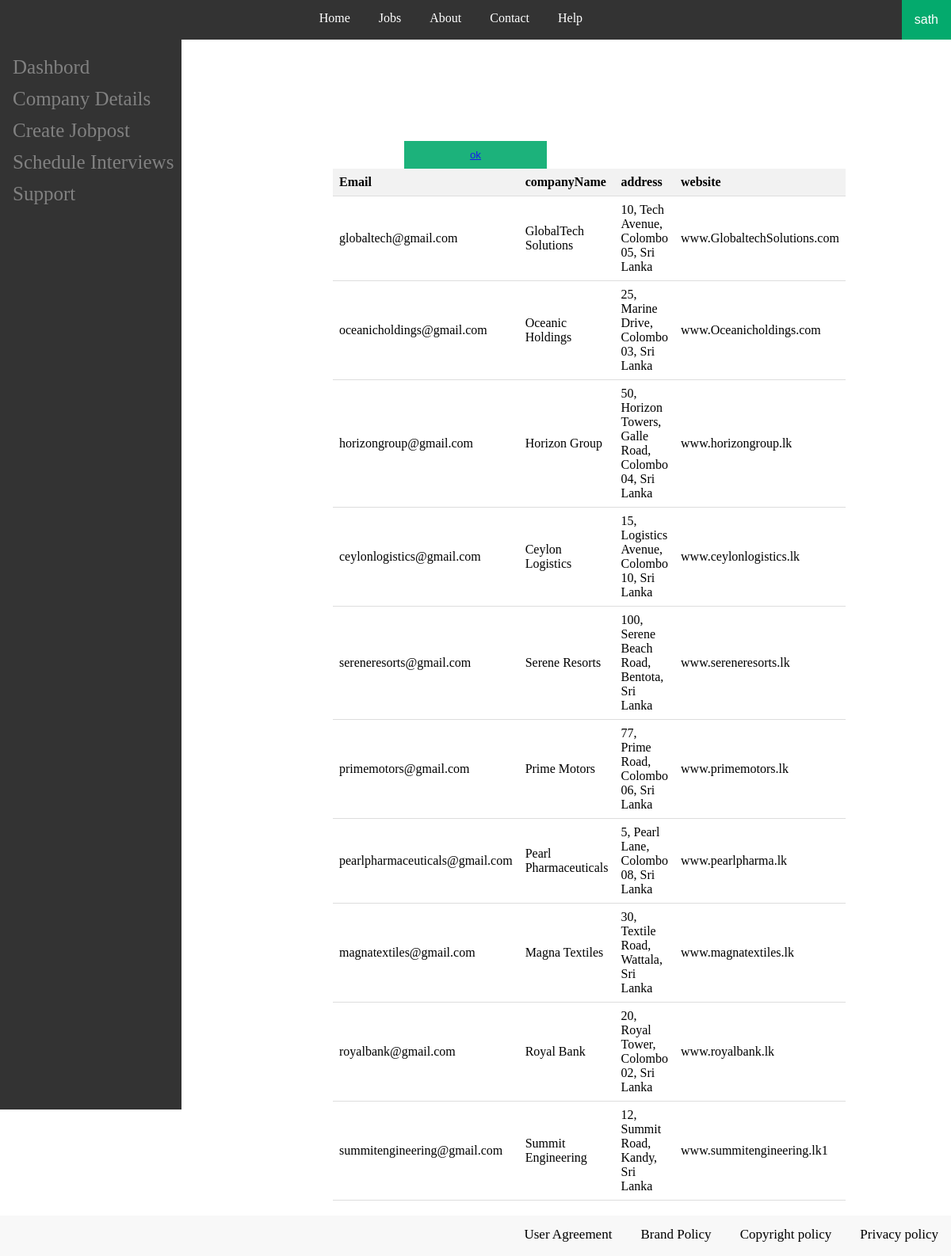
/Company_Dashbord.php (signed in), run on the app's committed database.
### tables this page shows
CREATE TABLE `company` (
  `CID` int(11) NOT NULL,
  `Email` varchar(100) NOT NULL,
  `CName` varchar(100) NOT NULL,
  `Adress` varchar(200) NOT NULL,
  `Website` varchar(100) NOT NULL,
  `UserID` int(11) DEFAULT NULL
);

### Company_Dashbord.php (the view, shortened to what this page needs)
<?php
include 'config.php';
?>
<!DOCTYPE html>
 <html>
 <head>
     <link rel="stylesheet" href="css/dashbord.css">
 </head>
 <body >
 <ul>
  <li><a href="Cm_Home.php">Home</a></li>
  <li><a href="com_job.php">Jobs</a></li>
  <li><a href="#Add link">About</a></li>
  <li><a href="Com_Contact.php">Contact</a></li>
  <li><a href="#Add link">Help</a></li>
  <div class="dropdown" style="float:right;">
  <button class="dropbtn"><?php echo $_SESSION['user_name'] ?></button>
</ul>
	<div class="sidenav">
  <a href="Company_Dashbord.php">Dashbord</a>
  <a href="company details.php">Company Details</a>
  <a href="CreateJobPost.php">Create Jobpost</a>
  <a href="sheduleInterview.php">Schedule Interviews</a>
  <a href="company_support.php">Support</a>
	</div>
	<div class="topnav">
  <a href="#home">User Agreement</a>
  <a href="#news">Brand Policy</a>
  <a href="#contact">Copyright policy</a>
  <a href="#contact">Privacy policy</a>
	</div>
	<center>
	<div class="container">
    <table>
        <thead>
        <tr>
            <th>Email</th>
            <th>companyName</th>
            <th>address</th>
            <th>website</th>
        </tr>
       </thead>
       <tbody>
        <?php
$sql = "select * from company ";
$result = mysqli_query($connection, $sql);
if ($result) {
    while ($row = mysqli_fetch_assoc($result)) {
        $Email = $row['Email'];
        $companyName = $row['CName'];
        $address = $row['Adress'];
        $website = $row['Website'];
        echo '
                <tr>
                <td>' . $Email . '</td>
                <td>' . $companyName . '</td>
                <td>' . $address . '</td>
                <td>' . $website . '</td>
              </tr>';
    }
}
?>
<br>
        <button class="btn my-5"> <a href="company details.php">ok</a></button>
	</div>
	</center>
 </body>
 </html>

### css/dashbord.css (style rules this page uses)
ul { list-style-type: none; margin: 0; padding: 0; overflow: hidden; background-color: #333; text-align: center; }
li { display: inline-block; }
li a { display: block; color: white; text-align: center; padding: 14px 16px; text-decoration: none; }
.dropbtn { background-color: #04AA6D; color: white; padding: 16px; font-size: 16px; border: none; cursor: pointer; }
.sidenav { height: 85.5%; width: 229px; position: fixed; z-index: 1; top: 45px; left: 0; background-color: #333; overflow-x: hidden; padding-top: 20px; }
.sidenav a { padding: 6px 8px 6px 16px; text-decoration: none; font-size: 25px; color: #818181; display: block; }
body { margin: 0; padding-bottom: 50px; box-sizing: border-box; }
.topnav { position: fixed; bottom: 0; width: 100%; overflow: hidden; background-color: rgba(242, 242, 242, 0.5); text-align: right; }
.topnav a { display: block; color: black; text-align: center; padding: 14px 16px; text-decoration: none; font-size: 17px; border-bottom: 3px solid transparent; display: inline-block; }
body, html { height: 100%; }
* { box-sizing: border-box; }
.container { position: center; right: 0; margin: 40px; max-width: 500px; padding: 70px; background-color: white; color:black; }
.btn { background-color: #04AA6D; color: white; padding: 10px 10px; border: none; cursor: pointer; width: 50%; opacity: 0.9; }

### Company_Dashbord.php (style rules this page uses)
table { width: 100%; border-collapse: collapse; }
th, td { padding: 8px; text-align: left; border-bottom: 1px solid #ddd; }
th { background-color: #f2f2f2; }
ul { list-style-type: none; margin: 0; padding: 0; overflow: hidden; background-color: #333; text-align: center; }
li { display: inline-block; }
li a { display: block; color: white; text-align: center; padding: 14px 16px; text-decoration: none; }
.dropbtn { background-color: #04AA6D; color: white; padding: 16px; font-size: 16px; border: none; cursor: pointer; }
.sidenav { height: 85.5%; width: 229px; position: fixed; z-index: 1; top: 45px; left: 0; background-color: #333; overflow-x: hidden; padding-top: 20px; }
.sidenav a { padding: 6px 8px 6px 16px; text-decoration: none; font-size: 25px; color: #818181; display: block; }
body { margin: 0; padding-bottom: 50px; box-sizing: border-box; }
.topnav { position: fixed; bottom: 0; width: 100%; overflow: hidden; background-color: rgba(242, 242, 242, 0.5); text-align: right; }
.topnav a { display: block; color: black; text-align: center; padding: 14px 16px; text-decoration: none; font-size: 17px; border-bottom: 3px solid transparent; display: inline-block; }
body, html { height: 100%; }
* { box-sizing: border-box; }
.container { position: center; right: 0; margin: 40px; max-width: 500px; padding: 70px; background-color: white; color:black; }
.btn { background-color: #04AA6D; color: white; padding: 10px 10px; border: none; cursor: pointer; width: 50%; opacity: 0.9; }

### data on the page
company: Email "globaltech@gmail.com", CName "GlobalTech Solutions", Adress "10, Tech Avenue, Colombo 05, Sri Lanka", Website "www.GlobaltechSolutions.com"
company: Email "oceanicholdings@gmail.com", CName "Oceanic Holdings", Adress "25, Marine Drive, Colombo 03, Sri Lanka", Website "www.Oceanicholdings.com"
company: Email "horizongroup@gmail.com", CName "Horizon Group", Adress "50, Horizon Towers, Galle Road, Colombo 04, Sri Lanka", Website "www.horizongroup.lk"
company: Email "ceylonlogistics@gmail.com", CName "Ceylon Logistics", Adress "15, Logistics Avenue, Colombo 10, Sri Lanka", Website "www.ceylonlogistics.lk"
company: Email "sereneresorts@gmail.com", CName "Serene Resorts", Adress "100, Serene Beach Road, Bentota, Sri Lanka", Website "www.sereneresorts.lk"
company: Email "primemotors@gmail.com", CName "Prime Motors", Adress "77, Prime Road, Colombo 06, Sri Lanka", Website "www.primemotors.lk"
company: Email "pearlpharmaceuticals@gmail.com", CName "Pearl Pharmaceuticals", Adress "5, Pearl Lane, Colombo 08, Sri Lanka", Website "www.pearlpharma.lk"
company: Email "magnatextiles@gmail.com", CName "Magna Textiles", Adress "30, Textile Road, Wattala, Sri Lanka", Website "www.magnatextiles.lk"
company: Email "royalbank@gmail.com", CName "Royal Bank", Adress "20, Royal Tower, Colombo 02, Sri Lanka", Website "www.royalbank.lk"
company: Email "summitengineering@gmail.com", CName "Summit Engineering", Adress "12, Summit Road, Kandy, Sri Lanka", Website "www.summitengineering.lk1"

### other printed values
$_SESSION['user_name'] "sath"
